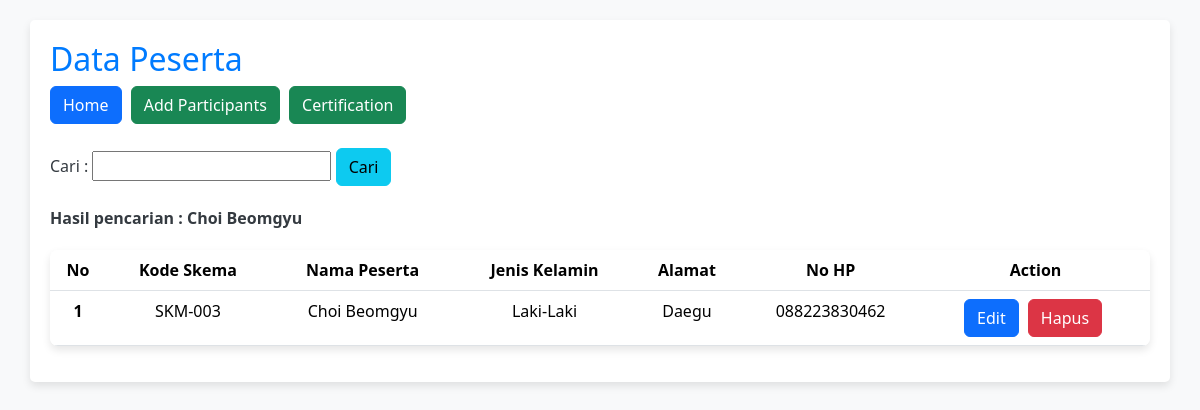
/index.php?cari=Choi Beomgyu, run on the app's committed database.
### tables this page shows
CREATE TABLE `tb_peserta` (
  `id_peserta` int(11) NOT NULL,
  `kd_skema` varchar(255) NOT NULL,
  `nm_peserta` varchar(255) NOT NULL,
  `jekel` varchar(255) NOT NULL,
  `alamat` varchar(255) NOT NULL,
  `no_hp` varchar(255) NOT NULL
);

### index.php (the view, shortened to what this page needs)
<!DOCTYPE html>
<html lang="en">
<head>
    <link rel="stylesheet" href="https://cdn.jsdelivr.net/npm/bootstrap@5.3.2/dist/css/bootstrap.min.css">
</head>
<body>
    <div class="container">
        <h2>Data Peserta</h2>
        <a href="index.php"><button type="button" class="btn btn-primary">Home</button></a>
        <a href="tambah.php"><button type="button" class="btn btn-success">Add Participants</button></a>
        <a href="sertifikasi.php"><button type="button" class="btn btn-success">Certification</button></a>
        <br /><br />
        <form action="index.php" method="get">
            <label>Cari :</label>
            <input type="text" name="cari">
            <input type="submit" value="Cari" class="btn btn-info">
        </form>
        <?php
        if (isset($_GET['cari'])) {
            $cari = $_GET['cari'];
            echo "<b>Hasil pencarian : " . $cari . "</b>";
        }
        ?>
        <table class="table">
            <thead>
                <tr>
                    <th scope="col">No</th>
                    <th scope="col">Kode Skema</th>
                    <th scope="col">Nama Peserta</th>
                    <th scope="col">Jenis Kelamin</th>
                    <th scope="col">Alamat</th>
                    <th scope="col">No HP</th>
                    <th scope="col">Action</th>
                </tr>
            </thead>
            <?php
            include 'koneksi.php';
            $no = 1;
            if (isset($_GET['cari'])) {
                $cari = $_GET['cari'];
                $sql = mysqli_query($coon, "select * from tb_peserta where nm_peserta like '%" . $cari . "%'");
            } else {
                $sql = mysqli_query($coon, "select * from tb_peserta");
            }
            while ($data = mysqli_fetch_array($sql)) {
            ?>
                <tbody>
                    <tr>
                        <th scope="row"><?php echo $no; ?></th>
                        <td><?php echo $data['kd_skema']; ?></td>
                        <td><?php echo $data['nm_peserta']; ?></td>
                        <td><?php echo $data['jekel']; ?></td>
                        <td><?php echo $data['alamat']; ?></td>
                        <td><?php echo $data['no_hp']; ?></td>
                        <td>
                            <a href="edit.php?id=<?php echo $data['id_peserta']; ?>"><button type="button" class="btn btn-primary">Edit</button></a>
                            <a href="delete.php?id=<?php echo $data['id_peserta'] ?>"><button type="button" class="btn btn-danger">Hapus</button></a>
                        </td>
                    </tr>
            <?php
                $no++;
            }
            ?>
                </tbody>
        </table>
    </div>
</body>
</html>

### index.php (style rules this page uses)
body { background-color: #f8f9fa; color: #343a40; margin-top: 20px; }
h2 { color: #007bff; }
form { margin-bottom: 20px; }
table { background-color: #ffffff; box-shadow: 0 4px 8px rgba(0, 0, 0, 0.1); border-radius: 8px; overflow: hidden; width: 100%; margin-top: 20px; }
th, td { text-align: center; padding: 15px; }
th { background-color: #007bff; color: #ffffff; }
.btn { margin-right: 5px; }
.container { border-radius: 5px; padding: 20px; background-color: #ffffff; box-shadow: 0 4px 8px rgba(0, 0, 0, 0.1); }

### data on the page
tb_peserta: kd_skema "SKM-003", nm_peserta "Choi Beomgyu", jekel "Laki-Laki", alamat "Daegu", no_hp "088223830462"

### other printed values
$cari "Choi Beomgyu"
